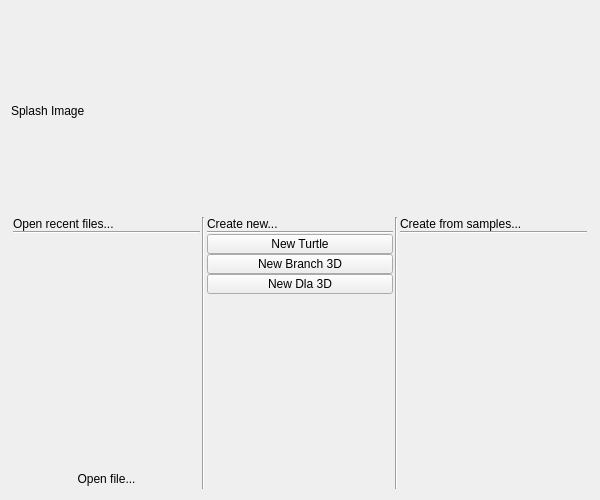
<?xml version="1.0" encoding="UTF-8"?>
<ui version="4.0">
 <class>StartWindow</class>
 <widget class="QWidget" name="StartWindow">
  <property name="windowModality">
   <enum>Qt::ApplicationModal</enum>
  </property>
  <property name="geometry">
   <rect>
    <x>0</x>
    <y>0</y>
    <width>600</width>
    <height>500</height>
   </rect>
  </property>
  <property name="windowTitle">
   <string>Welcome to Computational Art</string>
  </property>
  <layout class="QVBoxLayout" name="verticalLayout">
   <item>
    <widget class="QLabel" name="splashImage">
     <property name="sizePolicy">
      <sizepolicy hsizetype="MinimumExpanding" vsizetype="Fixed">
       <horstretch>0</horstretch>
       <verstretch>0</verstretch>
      </sizepolicy>
     </property>
     <property name="minimumSize">
      <size>
       <width>0</width>
       <height>200</height>
      </size>
     </property>
     <property name="text">
      <string>Splash Image</string>
     </property>
    </widget>
   </item>
   <item>
    <layout class="QHBoxLayout" name="horizontalLayout">
     <property name="spacing">
      <number>0</number>
     </property>
     <item>
      <layout class="QVBoxLayout" name="openLayout">
       <property name="spacing">
        <number>0</number>
       </property>
       <property name="leftMargin">
        <number>2</number>
       </property>
       <property name="rightMargin">
        <number>2</number>
       </property>
       <item>
        <widget class="QLabel" name="openRecent">
         <property name="text">
          <string>Open recent files...</string>
         </property>
        </widget>
       </item>
       <item>
        <widget class="Line" name="openSpacer">
         <property name="frameShadow">
          <enum>QFrame::Sunken</enum>
         </property>
         <property name="lineWidth">
          <number>1</number>
         </property>
         <property name="orientation">
          <enum>Qt::Horizontal</enum>
         </property>
        </widget>
       </item>
       <item>
        <spacer name="verticalSpacer">
         <property name="orientation">
          <enum>Qt::Vertical</enum>
         </property>
         <property name="sizeHint" stdset="0">
          <size>
           <width>20</width>
           <height>40</height>
          </size>
         </property>
        </spacer>
       </item>
       <item>
        <widget class="QToolButton" name="openButton">
         <property name="sizePolicy">
          <sizepolicy hsizetype="Minimum" vsizetype="Fixed">
           <horstretch>0</horstretch>
           <verstretch>0</verstretch>
          </sizepolicy>
         </property>
         <property name="maximumSize">
          <size>
           <width>16777215</width>
           <height>20</height>
          </size>
         </property>
         <property name="toolTip">
          <string>Open file...</string>
         </property>
         <property name="statusTip">
          <string>Open file...</string>
         </property>
         <property name="text">
          <string>Open file...</string>
         </property>
         <property name="toolButtonStyle">
          <enum>Qt::ToolButtonTextBesideIcon</enum>
         </property>
         <property name="autoRaise">
          <bool>true</bool>
         </property>
        </widget>
       </item>
      </layout>
     </item>
     <item>
      <widget class="Line" name="line">
       <property name="orientation">
        <enum>Qt::Vertical</enum>
       </property>
      </widget>
     </item>
     <item>
      <layout class="QVBoxLayout" name="newLayout">
       <property name="spacing">
        <number>0</number>
       </property>
       <property name="leftMargin">
        <number>2</number>
       </property>
       <property name="rightMargin">
        <number>2</number>
       </property>
       <item>
        <widget class="QLabel" name="createNew">
         <property name="text">
          <string>Create new...</string>
         </property>
        </widget>
       </item>
       <item>
        <widget class="Line" name="newSpacer">
         <property name="orientation">
          <enum>Qt::Horizontal</enum>
         </property>
        </widget>
       </item>
       <item>
        <widget class="QToolButton" name="newTurtleButton">
         <property name="sizePolicy">
          <sizepolicy hsizetype="Minimum" vsizetype="Fixed">
           <horstretch>0</horstretch>
           <verstretch>0</verstretch>
          </sizepolicy>
         </property>
         <property name="maximumSize">
          <size>
           <width>16777215</width>
           <height>20</height>
          </size>
         </property>
         <property name="toolTip">
          <string>New turtle context</string>
         </property>
         <property name="statusTip">
          <string>New turtle context</string>
         </property>
         <property name="text">
          <string>New Turtle</string>
         </property>
        </widget>
       </item>
       <item>
        <widget class="QToolButton" name="newBranch3DButton">
         <property name="sizePolicy">
          <sizepolicy hsizetype="Minimum" vsizetype="Fixed">
           <horstretch>0</horstretch>
           <verstretch>0</verstretch>
          </sizepolicy>
         </property>
         <property name="maximumSize">
          <size>
           <width>16777215</width>
           <height>20</height>
          </size>
         </property>
         <property name="toolTip">
          <string>New branch 3D context</string>
         </property>
         <property name="statusTip">
          <string>New branch 3D context</string>
         </property>
         <property name="text">
          <string>New Branch 3D</string>
         </property>
        </widget>
       </item>
       <item>
        <widget class="QToolButton" name="newDla3DButton">
         <property name="sizePolicy">
          <sizepolicy hsizetype="Minimum" vsizetype="Fixed">
           <horstretch>0</horstretch>
           <verstretch>0</verstretch>
          </sizepolicy>
         </property>
         <property name="maximumSize">
          <size>
           <width>16777215</width>
           <height>20</height>
          </size>
         </property>
         <property name="toolTip">
          <string>New dla 3D context</string>
         </property>
         <property name="statusTip">
          <string>New dla3D context</string>
         </property>
         <property name="text">
          <string>New Dla 3D</string>
         </property>
        </widget>
       </item>
       <item>
        <spacer name="verticalSpacer_2">
         <property name="orientation">
          <enum>Qt::Vertical</enum>
         </property>
         <property name="sizeHint" stdset="0">
          <size>
           <width>20</width>
           <height>40</height>
          </size>
         </property>
        </spacer>
       </item>
      </layout>
     </item>
     <item>
      <widget class="Line" name="line_2">
       <property name="orientation">
        <enum>Qt::Vertical</enum>
       </property>
      </widget>
     </item>
     <item>
      <layout class="QVBoxLayout" name="sampleLayout">
       <property name="spacing">
        <number>0</number>
       </property>
       <property name="leftMargin">
        <number>2</number>
       </property>
       <property name="rightMargin">
        <number>2</number>
       </property>
       <item>
        <widget class="QLabel" name="createSample">
         <property name="text">
          <string>Create from samples...</string>
         </property>
        </widget>
       </item>
       <item>
        <widget class="Line" name="sampleSpacer">
         <property name="orientation">
          <enum>Qt::Horizontal</enum>
         </property>
        </widget>
       </item>
       <item>
        <spacer name="verticalSpacer_3">
         <property name="orientation">
          <enum>Qt::Vertical</enum>
         </property>
         <property name="sizeHint" stdset="0">
          <size>
           <width>20</width>
           <height>40</height>
          </size>
         </property>
        </spacer>
       </item>
      </layout>
     </item>
    </layout>
   </item>
  </layout>
 </widget>
 <resources/>
 <connections>
  <connection>
   <sender>openButton</sender>
   <signal>clicked()</signal>
   <receiver>StartWindow</receiver>
   <slot>openFile()</slot>
   <hints>
    <hint type="sourcelabel">
     <x>106</x>
     <y>469</y>
    </hint>
    <hint type="destinationlabel">
     <x>194</x>
     <y>491</y>
    </hint>
   </hints>
  </connection>
  <connection>
   <sender>newTurtleButton</sender>
   <signal>clicked()</signal>
   <receiver>StartWindow</receiver>
   <slot>newTurtle()</slot>
   <hints>
    <hint type="sourcelabel">
     <x>299</x>
     <y>254</y>
    </hint>
    <hint type="destinationlabel">
     <x>219</x>
     <y>220</y>
    </hint>
   </hints>
  </connection>
  <connection>
   <sender>newBranch3DButton</sender>
   <signal>clicked()</signal>
   <receiver>StartWindow</receiver>
   <slot>newBranch3D()</slot>
   <hints>
    <hint type="sourcelabel">
     <x>352</x>
     <y>274</y>
    </hint>
    <hint type="destinationlabel">
     <x>250</x>
     <y>215</y>
    </hint>
   </hints>
  </connection>
  <connection>
   <sender>newDla3DButton</sender>
   <signal>clicked()</signal>
   <receiver>StartWindow</receiver>
   <slot>newDla3D()</slot>
   <hints>
    <hint type="sourcelabel">
     <x>380</x>
     <y>289</y>
    </hint>
    <hint type="destinationlabel">
     <x>326</x>
     <y>219</y>
    </hint>
   </hints>
  </connection>
 </connections>
 <slots>
  <slot>openFile()</slot>
  <slot>newTurtle()</slot>
  <slot>newBranch3D()</slot>
  <slot>newDla3D()</slot>
 </slots>
</ui>
